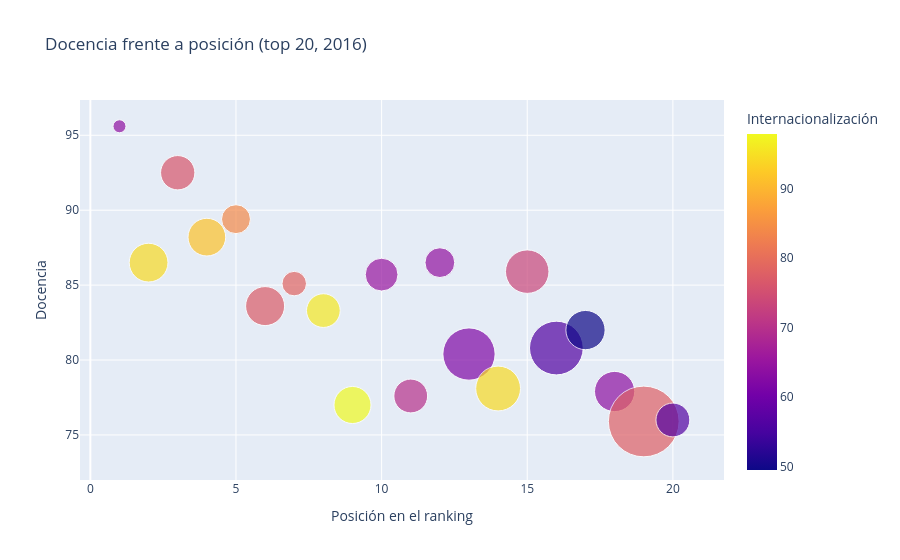

Notebook code cell kept with this figure:
### Markdown cell above
## 6. Gráficos de burbujas

[Documentación](https://plotly.com/python/bubble-charts/)

Posición en el ranking frente a puntuación en docencia de las 20 primeras universidades de 2016, con el tamaño según el número de estudiantes y el color según la puntuación de internacionalización:

### Code cell
top20_2016 = times_df[(times_df["year"] == 2016) & (times_df["world_rank"] <= 20)]

fig = px.scatter(top20_2016,
                 x="world_rank",
                 y="teaching",
                 size="num_students",
                 color="international",
                 hover_name="university_name",
                 size_max=50,
                 title="Docencia frente a posición (top 20, 2016)",
                 labels={"world_rank": "Posición en el ranking", "teaching": "Docencia",
                         "international": "Internacionalización", "num_students": "Estudiantes"})
fig.show()

### Figure 1 — Plotly figure (JSON) as saved in the notebook; plotly's stock layout.template omitted (floating-point values rounded to 4 significant figures)
{"data": [{"hovertemplate": "<b>%{hovertext}</b><br><br>Posición en el ranking=%{x}<br>Docencia=%{y}<br>Estudiantes=%{marker.size}<br>Internacionalización=%{marker.color}<extra></extra>", "hovertext": ["California Institute of Technology", "University of Oxford", "Stanford University", "University of Cambridge", "Massachusetts Institute of Technology", "Harvard University", "Princeton University", "Imperial College London", "ETH Zurich – Swiss Federal Institute of Technology Zurich", "University of Chicago", "Johns Hopkins University", "Yale University", "University of California, Berkeley", "University College London", "Columbia University", "University of California, Los Angeles", "University of Pennsylvania", "Cornell University", "University of Toronto", "Duke University"], "legendgroup": "", "marker": {"color": [64.0, 94.4, 76.3, 91.5, 84.0, 77.2, 78.5, 96.0, 97.9, 65.0, 70.0, 64.3, 61.9, 94.4, 73.5, 56.4, 49.5, 63.9, 77.8, 56.5], "coloraxis": "coloraxis", "size": [2243.0, 19920.0, 15600.0, 18810.0, 11070.0, 20150.0, 7929.0, 15060.0, 18180.0, 14220.0, 15130.0, 11750.0, 36190.0, 26610.0, 25060.0, 38210.0, 20380.0, 21420.0, 66200.0, 15170.0], "sizemode": "area", "sizeref": 26.48, "symbol": "circle"}, "mode": "markers", "name": "", "orientation": "v", "showlegend": false, "type": "scatter", "x": [1.0, 2.0, 3.0, 4.0, 5.0, 6.0, 7.0, 8.0, 9.0, 10.0, 11.0, 12.0, 13.0, 14.0, 15.0, 16.0, 17.0, 18.0, 19.0, 20.0], "xaxis": "x", "y": [95.6, 86.5, 92.5, 88.2, 89.4, 83.6, 85.1, 83.3, 77.0, 85.7, 77.6, 86.5, 80.4, 78.1, 85.9, 80.8, 82.0, 77.9, 75.9, 76.0], "yaxis": "y"}], "layout": {"coloraxis": {"colorbar": {"title": {"text": "Internacionalización"}}, "colorscale": [[0.0, "#0d0887"], [0.1111, "#46039f"], [0.2222, "#7201a8"], [0.3333, "#9c179e"], [0.4444, "#bd3786"], [0.5556, "#d8576b"], [0.6667, "#ed7953"], [0.7778, "#fb9f3a"], [0.8889, "#fdca26"], [1.0, "#f0f921"]]}, "legend": {"itemsizing": "constant", "tracegroupgap": 0}, "title": {"text": "Docencia frente a posición (top 20, 2016)"}, "xaxis": {"anchor": "y", "domain": [0.0, 1.0], "title": {"text": "Posición en el ranking"}}, "yaxis": {"anchor": "x", "domain": [0.0, 1.0], "title": {"text": "Docencia"}}}}
